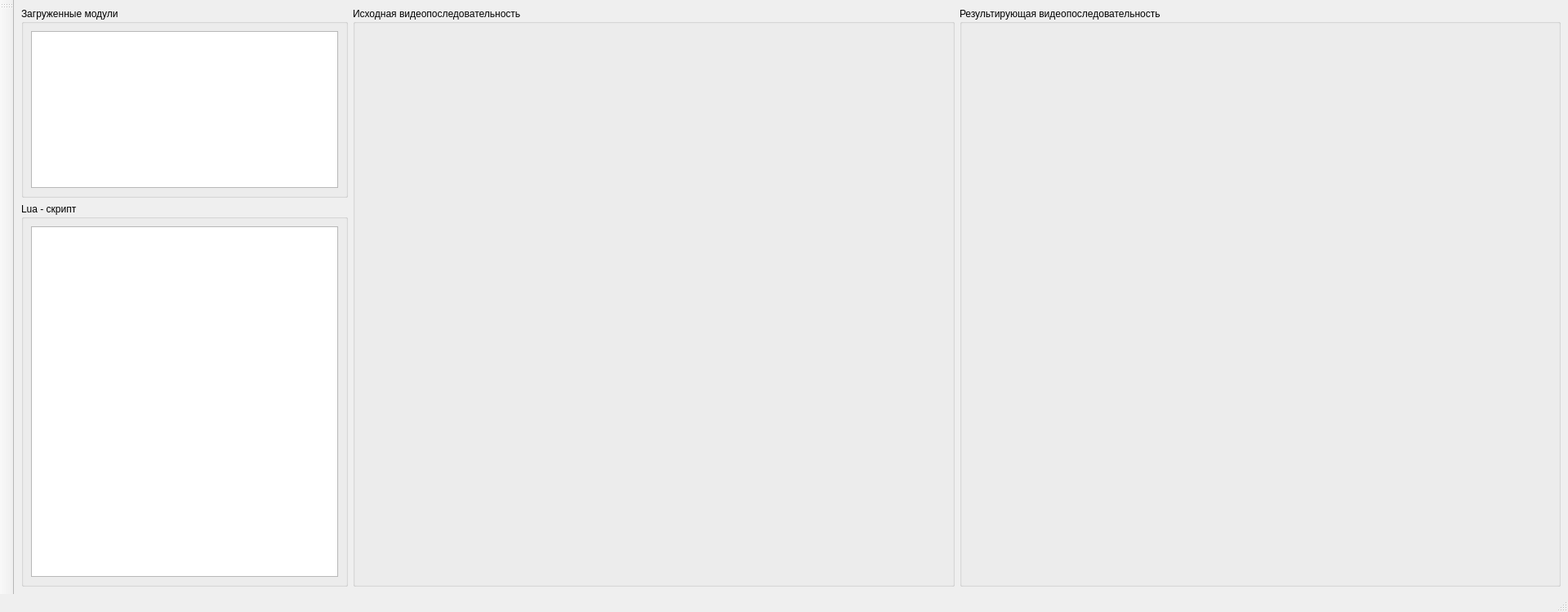
<?xml version="1.0" encoding="UTF-8"?>
<ui version="4.0">
 <class>main_window</class>
 <widget class="QMainWindow" name="main_window">
  <property name="geometry">
   <rect>
    <x>0</x>
    <y>0</y>
    <width>1920</width>
    <height>749</height>
   </rect>
  </property>
  <property name="windowTitle">
   <string>ПС &quot;ТАПСИ&quot;</string>
  </property>
  <property name="windowIcon">
   <iconset resource="../resources.qrc">
    <normaloff>:/icons/logo</normaloff>:/icons/logo</iconset>
  </property>
  <widget class="QWidget" name="centralwidget">
   <layout class="QGridLayout" name="gridLayout_5">
    <item row="0" column="0">
     <layout class="QHBoxLayout" name="horizontalLayout_3">
      <item>
       <layout class="QVBoxLayout" name="verticalLayout_4">
        <item>
         <widget class="QGroupBox" name="groupBox_2">
          <property name="sizePolicy">
           <sizepolicy hsizetype="Fixed" vsizetype="Fixed">
            <horstretch>0</horstretch>
            <verstretch>0</verstretch>
           </sizepolicy>
          </property>
          <property name="maximumSize">
           <size>
            <width>400</width>
            <height>16777215</height>
           </size>
          </property>
          <property name="title">
           <string>Загруженные модули</string>
          </property>
          <layout class="QGridLayout" name="gridLayout_2">
           <item row="0" column="0">
            <widget class="QListWidget" name="modules_list">
             <property name="maximumSize">
              <size>
               <width>16777215</width>
               <height>200</height>
              </size>
             </property>
             <property name="contextMenuPolicy">
              <enum>Qt::CustomContextMenu</enum>
             </property>
             <property name="editTriggers">
              <set>QAbstractItemView::NoEditTriggers</set>
             </property>
             <property name="selectionMode">
              <enum>QAbstractItemView::SingleSelection</enum>
             </property>
             <property name="selectionBehavior">
              <enum>QAbstractItemView::SelectRows</enum>
             </property>
             <property name="sortingEnabled">
              <bool>true</bool>
             </property>
            </widget>
           </item>
          </layout>
         </widget>
        </item>
        <item>
         <widget class="QGroupBox" name="groupBox">
          <property name="sizePolicy">
           <sizepolicy hsizetype="Fixed" vsizetype="Preferred">
            <horstretch>0</horstretch>
            <verstretch>0</verstretch>
           </sizepolicy>
          </property>
          <property name="maximumSize">
           <size>
            <width>400</width>
            <height>16777215</height>
           </size>
          </property>
          <property name="title">
           <string>Lua - скрипт</string>
          </property>
          <layout class="QGridLayout" name="gridLayout">
           <item row="0" column="0">
            <widget class="QTextBrowser" name="lua_script_view">
             <property name="font">
              <font>
               <pointsize>9</pointsize>
              </font>
             </property>
             <property name="html">
              <string>&lt;!DOCTYPE HTML PUBLIC &quot;-//W3C//DTD HTML 4.0//EN&quot; &quot;http://www.w3.org/TR/REC-html40/strict.dtd&quot;&gt;
&lt;html&gt;&lt;head&gt;&lt;meta name=&quot;qrichtext&quot; content=&quot;1&quot; /&gt;&lt;style type=&quot;text/css&quot;&gt;
p, li { white-space: pre-wrap; }
&lt;/style&gt;&lt;/head&gt;&lt;body style=&quot; font-family:'Sans Serif'; font-size:9pt; font-weight:400; font-style:normal;&quot;&gt;
&lt;p style=&quot;-qt-paragraph-type:empty; margin-top:0px; margin-bottom:0px; margin-left:0px; margin-right:0px; -qt-block-indent:0; text-indent:0px;&quot;&gt;&lt;br /&gt;&lt;/p&gt;&lt;/body&gt;&lt;/html&gt;</string>
             </property>
             <property name="tabStopWidth">
              <number>10</number>
             </property>
             <property name="textInteractionFlags">
              <set>Qt::NoTextInteraction</set>
             </property>
            </widget>
           </item>
          </layout>
         </widget>
        </item>
       </layout>
      </item>
      <item>
       <layout class="QVBoxLayout" name="verticalLayout_5">
        <item>
         <layout class="QHBoxLayout" name="horizontalLayout">
          <item>
           <widget class="QGroupBox" name="groupBox_3">
            <property name="title">
             <string>Исходная видеопоследовательность</string>
            </property>
            <layout class="QGridLayout" name="gridLayout_3">
             <item row="0" column="0">
              <widget class="QLabel" name="src_video_view">
               <property name="text">
                <string/>
               </property>
              </widget>
             </item>
            </layout>
           </widget>
          </item>
          <item>
           <widget class="QGroupBox" name="groupBox_4">
            <property name="title">
             <string>Результирующая видеопоследовательность</string>
            </property>
            <layout class="QGridLayout" name="gridLayout_4">
             <item row="0" column="0">
              <widget class="QLabel" name="dst_video_view">
               <property name="text">
                <string/>
               </property>
              </widget>
             </item>
            </layout>
           </widget>
          </item>
         </layout>
        </item>
       </layout>
      </item>
     </layout>
    </item>
   </layout>
  </widget>
  <widget class="QStatusBar" name="statusbar"/>
  <widget class="QToolBar" name="tool_bar">
   <property name="windowTitle">
    <string>toolBar</string>
   </property>
   <property name="iconSize">
    <size>
     <width>48</width>
     <height>48</height>
    </size>
   </property>
   <attribute name="toolBarArea">
    <enum>LeftToolBarArea</enum>
   </attribute>
   <attribute name="toolBarBreak">
    <bool>false</bool>
   </attribute>
  </widget>
  <action name="about_action">
   <property name="icon">
    <iconset resource="../resources.qrc">
     <normaloff>:/icons/about</normaloff>:/icons/about</iconset>
   </property>
   <property name="text">
    <string>О программе</string>
   </property>
  </action>
 </widget>
 <resources>
  <include location="../resources.qrc"/>
 </resources>
 <connections/>
</ui>
